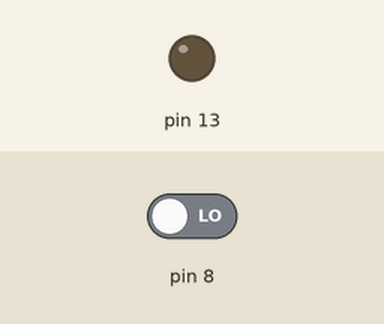
A sketch run on a simulated Arduino Uno, built with avr-gcc and run on an emulated ATmega328P. Shown: output pins drawn as LEDs (lit = HIGH). Inputs (shaded band) come from the test bench; at power-on: pin 8 LOW.

Above: at 1.2 s.
1.3 s: pin 8 driven HIGH
At 2.0 s:
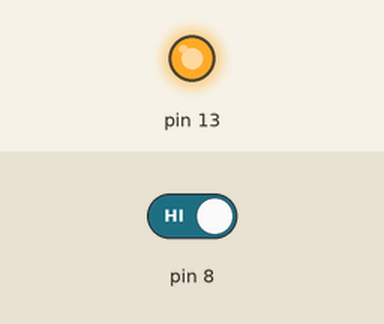
2.8 s: pin 8 driven LOW
At 3.2 s:
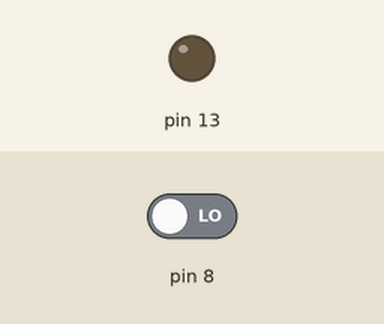
Timing chart, 0 to 5.8 s (numbered marks = the images above; inputs shaded):
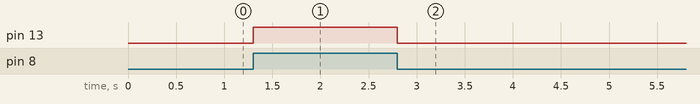

The sketch:

2_lab2_PushButton1.ino
```cpp
// 202037071 정지우

void setup() {
  // put your setup code here, to run once:
  pinMode(13, OUTPUT);
  pinMode(8, INPUT);
}

void loop() {
  // put your main code here, to run repeatedly:
  int buttonState = digitalRead(8);

  if (buttonState == HIGH){
    digitalWrite(13, HIGH);
  }
  else{
    digitalWrite(13, LOW);
  }
}
```

Measured:
- after the input at 1.3 s, pin 13: LOW → HIGH at once
- after the input at 2.8 s, pin 13: HIGH → LOW at once
